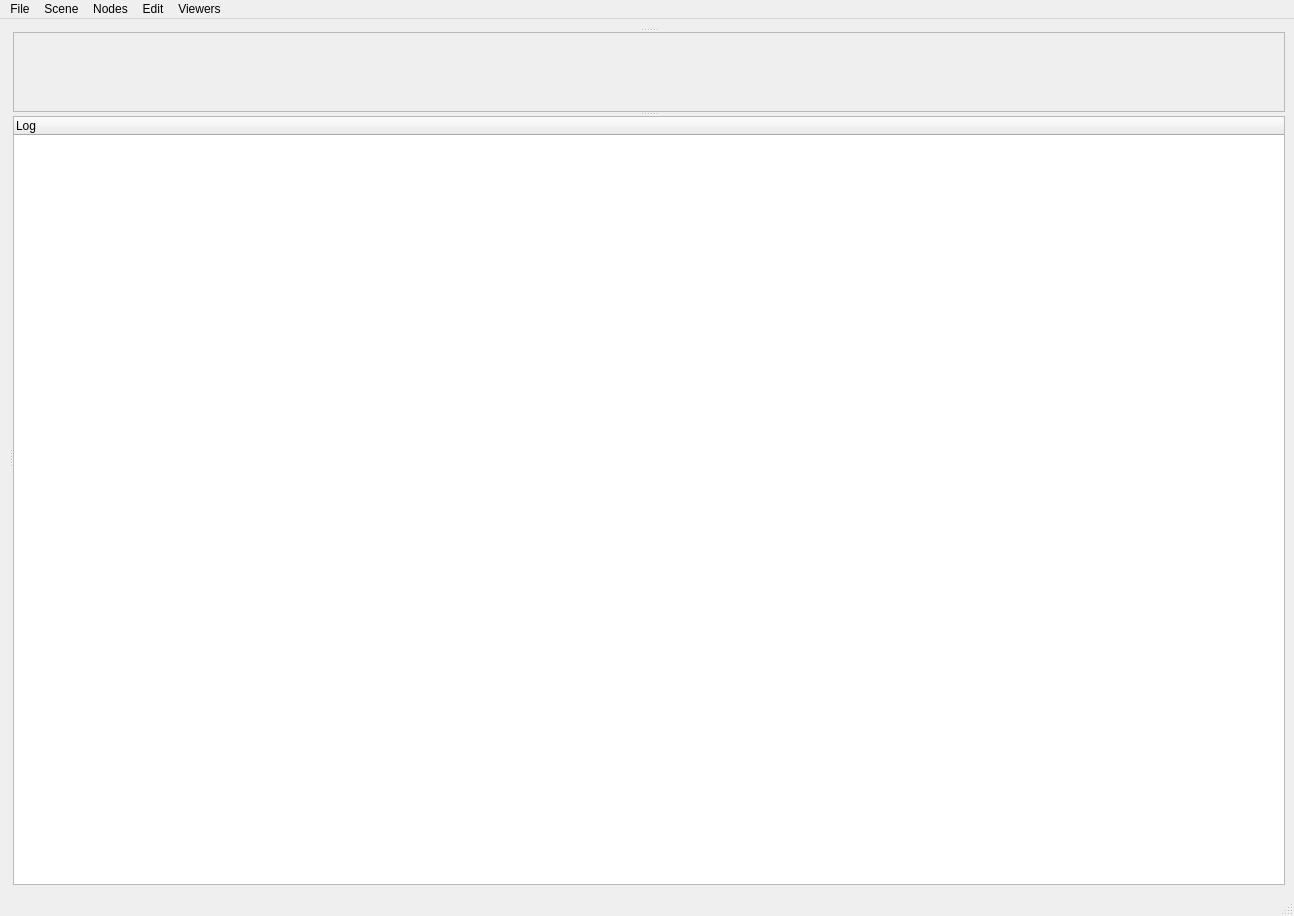
<?xml version="1.0" encoding="UTF-8"?>
<ui version="4.0">
 <class>tangle_window</class>
 <widget class="QMainWindow" name="tangle_window">
  <property name="geometry">
   <rect>
    <x>0</x>
    <y>0</y>
    <width>1294</width>
    <height>916</height>
   </rect>
  </property>
  <property name="windowTitle">
   <string>Tangle by Niels Vaes</string>
  </property>
  <property name="windowIcon">
   <iconset>
    <normaloff>icons/logo.png</normaloff>icons/logo.png</iconset>
  </property>
  <property name="styleSheet">
   <string notr="true"/>
  </property>
  <widget class="QWidget" name="centralwidget">
   <layout class="QGridLayout" name="gridLayout_2">
    <item row="0" column="0">
     <widget class="QSplitter" name="horizontal_splitter">
      <property name="orientation">
       <enum>Qt::Horizontal</enum>
      </property>
      <widget class="QWidget" name="verticalLayoutWidget">
       <layout class="QVBoxLayout" name="main_vertical_layout"/>
      </widget>
      <widget class="QSplitter" name="vertical_splitter">
       <property name="orientation">
        <enum>Qt::Vertical</enum>
       </property>
       <widget class="QWidget" name="layoutWidget">
        <layout class="QVBoxLayout" name="node_tree_layout"/>
       </widget>
       <widget class="QScrollArea" name="scrollArea">
        <property name="widgetResizable">
         <bool>true</bool>
        </property>
        <widget class="QWidget" name="scrollAreaWidgetContents">
         <property name="geometry">
          <rect>
           <x>0</x>
           <y>0</y>
           <width>446</width>
           <height>136</height>
          </rect>
         </property>
         <layout class="QGridLayout" name="gridLayout">
          <item row="0" column="0">
           <layout class="QVBoxLayout" name="values_layout">
            <property name="spacing">
             <number>1</number>
            </property>
            <property name="sizeConstraint">
             <enum>QLayout::SetMinimumSize</enum>
            </property>
           </layout>
          </item>
         </layout>
        </widget>
       </widget>
       <widget class="QWidget" name="layoutWidget_2">
        <layout class="QVBoxLayout" name="log_layout">
         <item>
          <widget class="QTreeWidget" name="tree_log">
           <column>
            <property name="text">
             <string>Log</string>
            </property>
           </column>
          </widget>
         </item>
        </layout>
       </widget>
      </widget>
     </widget>
    </item>
   </layout>
  </widget>
  <widget class="QMenuBar" name="menubar">
   <property name="geometry">
    <rect>
     <x>0</x>
     <y>0</y>
     <width>1294</width>
     <height>20</height>
    </rect>
   </property>
   <widget class="QMenu" name="menuFile">
    <property name="title">
     <string>File</string>
    </property>
    <addaction name="action_show_about"/>
    <addaction name="action_exit"/>
   </widget>
   <widget class="QMenu" name="menuEdit">
    <property name="title">
     <string>Edit</string>
    </property>
    <addaction name="action_settings"/>
    <addaction name="separator"/>
    <addaction name="action_reload_nodes"/>
    <addaction name="action_generate_node_database"/>
    <addaction name="separator"/>
   </widget>
   <widget class="QMenu" name="menuView">
    <property name="title">
     <string>Viewers</string>
    </property>
    <widget class="QMenu" name="menuGraph">
     <property name="title">
      <string>Graph</string>
     </property>
     <addaction name="action_show_graph_viewer"/>
     <addaction name="action_show_graph_viewer_date"/>
    </widget>
    <addaction name="action_show_image_viewer"/>
    <addaction name="menuGraph"/>
   </widget>
   <widget class="QMenu" name="menuScene">
    <property name="tearOffEnabled">
     <bool>false</bool>
    </property>
    <property name="title">
     <string>Scene</string>
    </property>
    <addaction name="action_save_scene"/>
    <addaction name="action_load"/>
    <addaction name="separator"/>
    <addaction name="action_clear_scene"/>
    <addaction name="separator"/>
    <addaction name="action_recompute_entire_network"/>
   </widget>
   <widget class="QMenu" name="menuNodes">
    <property name="title">
     <string>Nodes</string>
    </property>
    <addaction name="action_save_selected_nodes"/>
    <addaction name="action_duplicate_nodes"/>
    <addaction name="action_group_ungroup_nodes"/>
    <addaction name="action_import_nodes_from_file"/>
    <addaction name="separator"/>
    <addaction name="action_align_selected_nodes_horizontally"/>
    <addaction name="action_align_selected_nodes_vertically"/>
    <addaction name="separator"/>
    <addaction name="action_delete_nodes"/>
   </widget>
   <addaction name="menuFile"/>
   <addaction name="menuScene"/>
   <addaction name="menuNodes"/>
   <addaction name="menuEdit"/>
   <addaction name="menuView"/>
  </widget>
  <widget class="QStatusBar" name="statusbar"/>
  <action name="action_exit">
   <property name="text">
    <string>Exit</string>
   </property>
  </action>
  <action name="action_settings">
   <property name="text">
    <string>Settings</string>
   </property>
  </action>
  <action name="action_reload_nodes">
   <property name="text">
    <string>Reload Node Browser</string>
   </property>
  </action>
  <action name="action_show_image_viewer">
   <property name="text">
    <string>Image</string>
   </property>
   <property name="shortcut">
    <string>F5</string>
   </property>
   <property name="shortcutContext">
    <enum>Qt::ApplicationShortcut</enum>
   </property>
  </action>
  <action name="action_clear_scene">
   <property name="text">
    <string>Clear scene</string>
   </property>
   <property name="shortcut">
    <string>Ctrl+-</string>
   </property>
   <property name="shortcutContext">
    <enum>Qt::ApplicationShortcut</enum>
   </property>
  </action>
  <action name="action_duplicate_nodes">
   <property name="text">
    <string>Duplicate nodes</string>
   </property>
   <property name="shortcut">
    <string>Ctrl+D</string>
   </property>
   <property name="shortcutContext">
    <enum>Qt::ApplicationShortcut</enum>
   </property>
  </action>
  <action name="action_delete_nodes">
   <property name="text">
    <string>Delete nodes</string>
   </property>
   <property name="shortcut">
    <string>Del</string>
   </property>
   <property name="shortcutContext">
    <enum>Qt::ApplicationShortcut</enum>
   </property>
  </action>
  <action name="action_save_scene">
   <property name="text">
    <string>Save scene...</string>
   </property>
   <property name="shortcut">
    <string>Ctrl+S</string>
   </property>
   <property name="shortcutContext">
    <enum>Qt::ApplicationShortcut</enum>
   </property>
  </action>
  <action name="action_load">
   <property name="text">
    <string>Load...</string>
   </property>
   <property name="shortcut">
    <string>Ctrl+O</string>
   </property>
   <property name="shortcutContext">
    <enum>Qt::ApplicationShortcut</enum>
   </property>
  </action>
  <action name="action_save_selected_nodes">
   <property name="text">
    <string>Save selected nodes...</string>
   </property>
   <property name="shortcut">
    <string>Ctrl+Shift+S</string>
   </property>
   <property name="shortcutContext">
    <enum>Qt::ApplicationShortcut</enum>
   </property>
  </action>
  <action name="action_recompute_entire_network">
   <property name="text">
    <string>Re-compute entire network</string>
   </property>
  </action>
  <action name="action_group_ungroup_nodes">
   <property name="text">
    <string>Group/ungroup selected nodes</string>
   </property>
   <property name="shortcut">
    <string>Ctrl+G</string>
   </property>
   <property name="shortcutContext">
    <enum>Qt::ApplicationShortcut</enum>
   </property>
  </action>
  <action name="action_about">
   <property name="text">
    <string>About...</string>
   </property>
  </action>
  <action name="action_align_selected_nodes_vertically">
   <property name="text">
    <string>Align selected nodes vertically</string>
   </property>
   <property name="shortcut">
    <string>Ctrl+Left</string>
   </property>
   <property name="shortcutContext">
    <enum>Qt::ApplicationShortcut</enum>
   </property>
  </action>
  <action name="action_align_selected_nodes_horizontally">
   <property name="text">
    <string>Align selected nodes horizontally</string>
   </property>
   <property name="shortcut">
    <string>Ctrl+Up</string>
   </property>
   <property name="shortcutContext">
    <enum>Qt::ApplicationShortcut</enum>
   </property>
  </action>
  <action name="actionsdf">
   <property name="text">
    <string>sdf</string>
   </property>
  </action>
  <action name="action_show_graph_viewer">
   <property name="text">
    <string>Float Graph</string>
   </property>
   <property name="shortcut">
    <string>Ctrl+F6</string>
   </property>
   <property name="shortcutContext">
    <enum>Qt::ApplicationShortcut</enum>
   </property>
  </action>
  <action name="action_show_graph_viewer_date">
   <property name="text">
    <string>Date Graph</string>
   </property>
   <property name="shortcut">
    <string>Ctrl+F7</string>
   </property>
   <property name="shortcutContext">
    <enum>Qt::ApplicationShortcut</enum>
   </property>
  </action>
  <action name="action_generate_node_database">
   <property name="text">
    <string>Generate Node Database</string>
   </property>
  </action>
  <action name="action_show_about">
   <property name="text">
    <string>About...</string>
   </property>
  </action>
  <action name="action_import_nodes_from_file">
   <property name="text">
    <string>Import nodes from file...</string>
   </property>
   <property name="shortcut">
    <string>Ctrl+I</string>
   </property>
  </action>
 </widget>
 <resources/>
 <connections/>
</ui>
